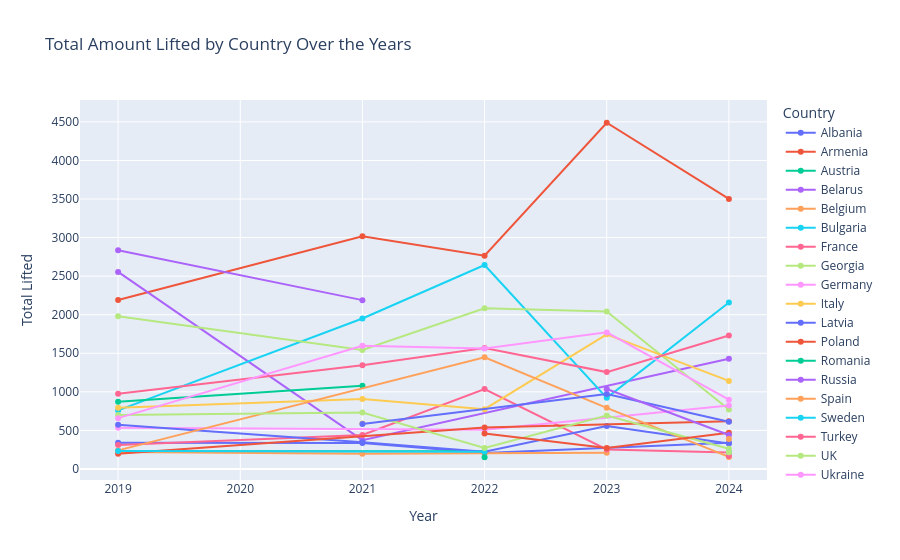

The notebook cell saved with this chart:
### Code cell
#chart: country vs total amount raised by gender


# Group the data by Year and Country
df_groupped = df_final.groupby(["Year", "Country"])["Total"].sum().reset_index()

# Crear gráfico interactivo
fig = px.line(df_groupped, 
              x="Year", 
              y="Total", 
              color="Country", 
              title="Total Amount Lifted by Country Over the Years",
              labels={"Total": "Total Lifted", "Año": "Year"},
              markers=True)

fig.show()

### Figure 1 — Plotly figure (JSON) as saved in the notebook; plotly's stock layout.template omitted (floating-point values rounded to 4 significant figures)
{"data": [{"hovertemplate": "Country=Albania<br>Year=%{x}<br>Total Lifted=%{y}<extra></extra>", "legendgroup": "Albania", "line": {"color": "#636efa", "dash": "solid"}, "marker": {"symbol": "circle"}, "mode": "lines+markers", "name": "Albania", "orientation": "v", "showlegend": true, "type": "scatter", "x": [2019, 2021, 2022, 2024], "xaxis": "x", "y": [339, 336, 208, 341], "yaxis": "y"}, {"hovertemplate": "Country=Armenia<br>Year=%{x}<br>Total Lifted=%{y}<extra></extra>", "legendgroup": "Armenia", "line": {"color": "#EF553B", "dash": "solid"}, "marker": {"symbol": "circle"}, "mode": "lines+markers", "name": "Armenia", "orientation": "v", "showlegend": true, "type": "scatter", "x": [2019, 2021, 2022, 2023, 2024], "xaxis": "x", "y": [2192, 3018, 2764, 4489, 3501], "yaxis": "y"}, {"hovertemplate": "Country=Austria<br>Year=%{x}<br>Total Lifted=%{y}<extra></extra>", "legendgroup": "Austria", "line": {"color": "#00cc96", "dash": "solid"}, "marker": {"symbol": "circle"}, "mode": "lines+markers", "name": "Austria", "orientation": "v", "showlegend": true, "type": "scatter", "x": [2019, 2022], "xaxis": "x", "y": [231, 230], "yaxis": "y"}, {"hovertemplate": "Country=Belarus<br>Year=%{x}<br>Total Lifted=%{y}<extra></extra>", "legendgroup": "Belarus", "line": {"color": "#ab63fa", "dash": "solid"}, "marker": {"symbol": "circle"}, "mode": "lines+markers", "name": "Belarus", "orientation": "v", "showlegend": true, "type": "scatter", "x": [2019, 2021, 2024], "xaxis": "x", "y": [2555, 374, 1429], "yaxis": "y"}, {"hovertemplate": "Country=Belgium<br>Year=%{x}<br>Total Lifted=%{y}<extra></extra>", "legendgroup": "Belgium", "line": {"color": "#FFA15A", "dash": "solid"}, "marker": {"symbol": "circle"}, "mode": "lines+markers", "name": "Belgium", "orientation": "v", "showlegend": true, "type": "scatter", "x": [2019, 2021, 2022, 2023], "xaxis": "x", "y": [221, 197, 205, 209], "yaxis": "y"}, {"hovertemplate": "Country=Bulgaria<br>Year=%{x}<br>Total Lifted=%{y}<extra></extra>", "legendgroup": "Bulgaria", "line": {"color": "#19d3f3", "dash": "solid"}, "marker": {"symbol": "circle"}, "mode": "lines+markers", "name": "Bulgaria", "orientation": "v", "showlegend": true, "type": "scatter", "x": [2019, 2021, 2022, 2023, 2024], "xaxis": "x", "y": [759, 1951, 2644, 922, 2159], "yaxis": "y"}, {"hovertemplate": "Country=France<br>Year=%{x}<br>Total Lifted=%{y}<extra></extra>", "legendgroup": "France", "line": {"color": "#FF6692", "dash": "solid"}, "marker": {"symbol": "circle"}, "mode": "lines+markers", "name": "France", "orientation": "v", "showlegend": true, "type": "scatter", "x": [2019, 2021, 2022, 2023, 2024], "xaxis": "x", "y": [312, 441, 1036, 253, 215], "yaxis": "y"}, {"hovertemplate": "Country=Georgia<br>Year=%{x}<br>Total Lifted=%{y}<extra></extra>", "legendgroup": "Georgia", "line": {"color": "#B6E880", "dash": "solid"}, "marker": {"symbol": "circle"}, "mode": "lines+markers", "name": "Georgia", "orientation": "v", "showlegend": true, "type": "scatter", "x": [2019, 2021, 2022, 2023, 2024], "xaxis": "x", "y": [1980, 1542, 2083, 2041, 770], "yaxis": "y"}, {"hovertemplate": "Country=Germany<br>Year=%{x}<br>Total Lifted=%{y}<extra></extra>", "legendgroup": "Germany", "line": {"color": "#FF97FF", "dash": "solid"}, "marker": {"symbol": "circle"}, "mode": "lines+markers", "name": "Germany", "orientation": "v", "showlegend": true, "type": "scatter", "x": [2019, 2022, 2024], "xaxis": "x", "y": [533, 509, 824], "yaxis": "y"}, {"hovertemplate": "Country=Italy<br>Year=%{x}<br>Total Lifted=%{y}<extra></extra>", "legendgroup": "Italy", "line": {"color": "#FECB52", "dash": "solid"}, "marker": {"symbol": "circle"}, "mode": "lines+markers", "name": "Italy", "orientation": "v", "showlegend": true, "type": "scatter", "x": [2019, 2021, 2022, 2023, 2024], "xaxis": "x", "y": [795, 907, 775, 1746, 1142], "yaxis": "y"}, {"hovertemplate": "Country=Latvia<br>Year=%{x}<br>Total Lifted=%{y}<extra></extra>", "legendgroup": "Latvia", "line": {"color": "#636efa", "dash": "solid"}, "marker": {"symbol": "circle"}, "mode": "lines+markers", "name": "Latvia", "orientation": "v", "showlegend": true, "type": "scatter", "x": [2019, 2021, 2022, 2023, 2024], "xaxis": "x", "y": [575, 347, 222, 558, 331], "yaxis": "y"}, {"hovertemplate": "Country=Poland<br>Year=%{x}<br>Total Lifted=%{y}<extra></extra>", "legendgroup": "Poland", "line": {"color": "#EF553B", "dash": "solid"}, "marker": {"symbol": "circle"}, "mode": "lines+markers", "name": "Poland", "orientation": "v", "showlegend": true, "type": "scatter", "x": [2019, 2022, 2024], "xaxis": "x", "y": [199, 539, 620], "yaxis": "y"}, {"hovertemplate": "Country=Romania<br>Year=%{x}<br>Total Lifted=%{y}<extra></extra>", "legendgroup": "Romania", "line": {"color": "#00cc96", "dash": "solid"}, "marker": {"symbol": "circle"}, "mode": "lines+markers", "name": "Romania", "orientation": "v", "showlegend": true, "type": "scatter", "x": [2019, 2021], "xaxis": "x", "y": [873, 1079], "yaxis": "y"}, {"hovertemplate": "Country=Russia<br>Year=%{x}<br>Total Lifted=%{y}<extra></extra>", "legendgroup": "Russia", "line": {"color": "#ab63fa", "dash": "solid"}, "marker": {"symbol": "circle"}, "mode": "lines+markers", "name": "Russia", "orientation": "v", "showlegend": true, "type": "scatter", "x": [2019, 2021], "xaxis": "x", "y": [2836, 2189], "yaxis": "y"}, {"hovertemplate": "Country=Spain<br>Year=%{x}<br>Total Lifted=%{y}<extra></extra>", "legendgroup": "Spain", "line": {"color": "#FFA15A", "dash": "solid"}, "marker": {"symbol": "circle"}, "mode": "lines+markers", "name": "Spain", "orientation": "v", "showlegend": true, "type": "scatter", "x": [2019, 2022, 2023, 2024], "xaxis": "x", "y": [241, 1448, 793, 156], "yaxis": "y"}, {"hovertemplate": "Country=Sweden<br>Year=%{x}<br>Total Lifted=%{y}<extra></extra>", "legendgroup": "Sweden", "line": {"color": "#19d3f3", "dash": "solid"}, "marker": {"symbol": "circle"}, "mode": "lines+markers", "name": "Sweden", "orientation": "v", "showlegend": true, "type": "scatter", "x": [2019, 2022], "xaxis": "x", "y": [233, 224], "yaxis": "y"}, {"hovertemplate": "Country=Turkey<br>Year=%{x}<br>Total Lifted=%{y}<extra></extra>", "legendgroup": "Turkey", "line": {"color": "#FF6692", "dash": "solid"}, "marker": {"symbol": "circle"}, "mode": "lines+markers", "name": "Turkey", "orientation": "v", "showlegend": true, "type": "scatter", "x": [2019, 2021, 2022, 2023, 2024], "xaxis": "x", "y": [975, 1345, 1568, 1256, 1730], "yaxis": "y"}, {"hovertemplate": "Country=UK<br>Year=%{x}<br>Total Lifted=%{y}<extra></extra>", "legendgroup": "UK", "line": {"color": "#B6E880", "dash": "solid"}, "marker": {"symbol": "circle"}, "mode": "lines+markers", "name": "UK", "orientation": "v", "showlegend": true, "type": "scatter", "x": [2019, 2021, 2022, 2023, 2024], "xaxis": "x", "y": [700, 733, 271, 693, 263], "yaxis": "y"}, {"hovertemplate": "Country=Ukraine<br>Year=%{x}<br>Total Lifted=%{y}<extra></extra>", "legendgroup": "Ukraine", "line": {"color": "#FF97FF", "dash": "solid"}, "marker": {"symbol": "circle"}, "mode": "lines+markers", "name": "Ukraine", "orientation": "v", "showlegend": true, "type": "scatter", "x": [2019, 2021, 2022, 2023, 2024], "xaxis": "x", "y": [659, 1598, 1563, 1771, 899], "yaxis": "y"}, {"hovertemplate": "Country=Azerbaijan<br>Year=%{x}<br>Total Lifted=%{y}<extra></extra>", "legendgroup": "Azerbaijan", "line": {"color": "#FECB52", "dash": "solid"}, "marker": {"symbol": "circle"}, "mode": "lines+markers", "name": "Azerbaijan", "orientation": "v", "showlegend": true, "type": "scatter", "x": [2021], "xaxis": "x", "y": [590], "yaxis": "y"}, {"hovertemplate": "Country=Moldavia<br>Year=%{x}<br>Total Lifted=%{y}<extra></extra>", "legendgroup": "Moldavia", "line": {"color": "#636efa", "dash": "solid"}, "marker": {"symbol": "circle"}, "mode": "lines+markers", "name": "Moldavia", "orientation": "v", "showlegend": true, "type": "scatter", "x": [2021, 2023, 2024], "xaxis": "x", "y": [584, 972, 612], "yaxis": "y"}, {"hovertemplate": "Country=Norway<br>Year=%{x}<br>Total Lifted=%{y}<extra></extra>", "legendgroup": "Norway", "line": {"color": "#EF553B", "dash": "solid"}, "marker": {"symbol": "circle"}, "mode": "lines+markers", "name": "Norway", "orientation": "v", "showlegend": true, "type": "scatter", "x": [2022, 2023, 2024], "xaxis": "x", "y": [460, 272, 470], "yaxis": "y"}, {"hovertemplate": "Country=Serbia<br>Year=%{x}<br>Total Lifted=%{y}<extra></extra>", "legendgroup": "Serbia", "line": {"color": "#00cc96", "dash": "solid"}, "marker": {"symbol": "circle"}, "mode": "lines+markers", "name": "Serbia", "orientation": "v", "showlegend": true, "type": "scatter", "x": [2022], "xaxis": "x", "y": [152], "yaxis": "y"}, {"hovertemplate": "Country=Rumania<br>Year=%{x}<br>Total Lifted=%{y}<extra></extra>", "legendgroup": "Rumania", "line": {"color": "#ab63fa", "dash": "solid"}, "marker": {"symbol": "circle"}, "mode": "lines+markers", "name": "Rumania", "orientation": "v", "showlegend": true, "type": "scatter", "x": [2023, 2024], "xaxis": "x", "y": [1037, 440], "yaxis": "y"}, {"hovertemplate": "Country=Azerbaiyán<br>Year=%{x}<br>Total Lifted=%{y}<extra></extra>", "legendgroup": "Azerbaiyán", "line": {"color": "#FFA15A", "dash": "solid"}, "marker": {"symbol": "circle"}, "mode": "lines+markers", "name": "Azerbaiyán", "orientation": "v", "showlegend": true, "type": "scatter", "x": [2024], "xaxis": "x", "y": [388], "yaxis": "y"}, {"hovertemplate": "Country=Finlandia<br>Year=%{x}<br>Total Lifted=%{y}<extra></extra>", "legendgroup": "Finlandia", "line": {"color": "#19d3f3", "dash": "solid"}, "marker": {"symbol": "circle"}, "mode": "lines+markers", "name": "Finlandia", "orientation": "v", "showlegend": true, "type": "scatter", "x": [2024], "xaxis": "x", "y": [214], "yaxis": "y"}, {"hovertemplate": "Country=Irlanda<br>Year=%{x}<br>Total Lifted=%{y}<extra></extra>", "legendgroup": "Irlanda", "line": {"color": "#FF6692", "dash": "solid"}, "marker": {"symbol": "circle"}, "mode": "lines+markers", "name": "Irlanda", "orientation": "v", "showlegend": true, "type": "scatter", "x": [2024], "xaxis": "x", "y": [169], "yaxis": "y"}, {"hovertemplate": "Country=Israel<br>Year=%{x}<br>Total Lifted=%{y}<extra></extra>", "legendgroup": "Israel", "line": {"color": "#B6E880", "dash": "solid"}, "marker": {"symbol": "circle"}, "mode": "lines+markers", "name": "Israel", "orientation": "v", "showlegend": true, "type": "scatter", "x": [2024], "xaxis": "x", "y": [216], "yaxis": "y"}], "layout": {"legend": {"title": {"text": "Country"}, "tracegroupgap": 0}, "title": {"text": "Total Amount Lifted by Country Over the Years"}, "xaxis": {"anchor": "y", "domain": [0, 1], "title": {"text": "Year"}}, "yaxis": {"anchor": "x", "domain": [0, 1], "title": {"text": "Total Lifted"}}}}
